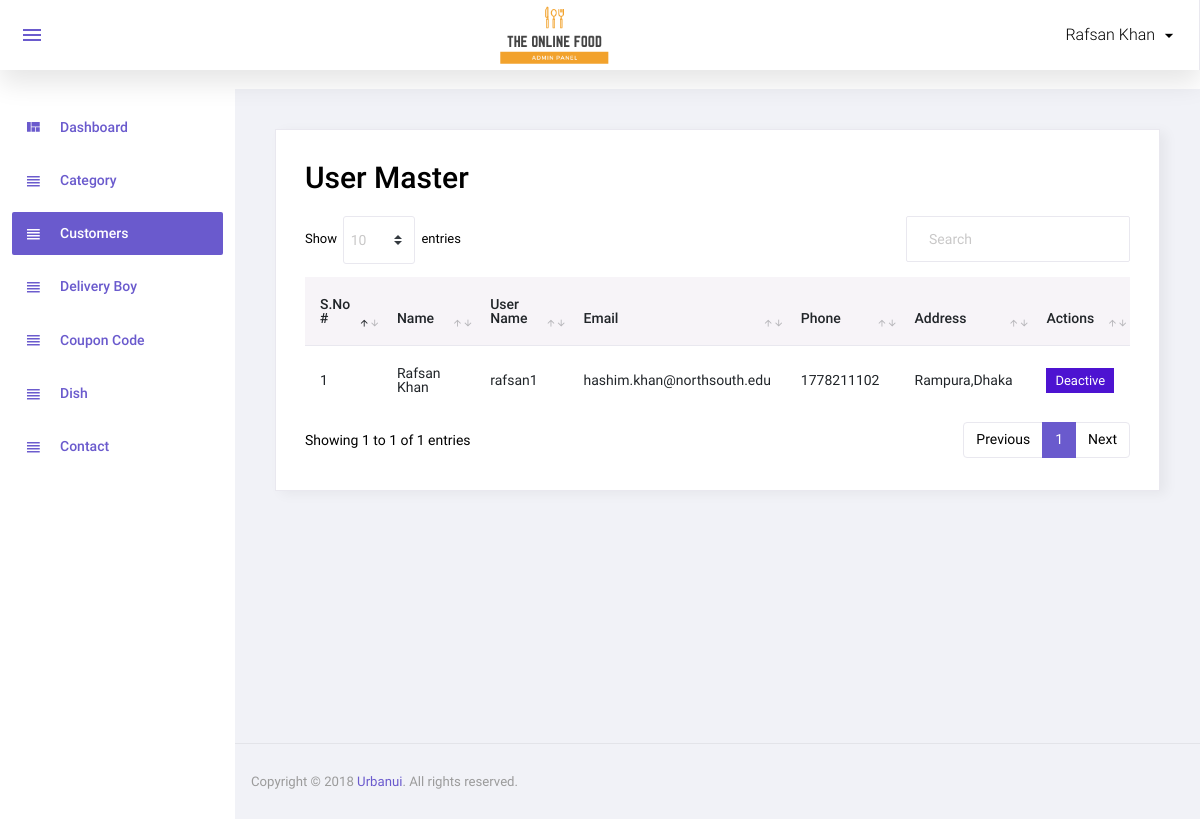
/admin/user.php (signed in), run on an earlier commit of the app's database.
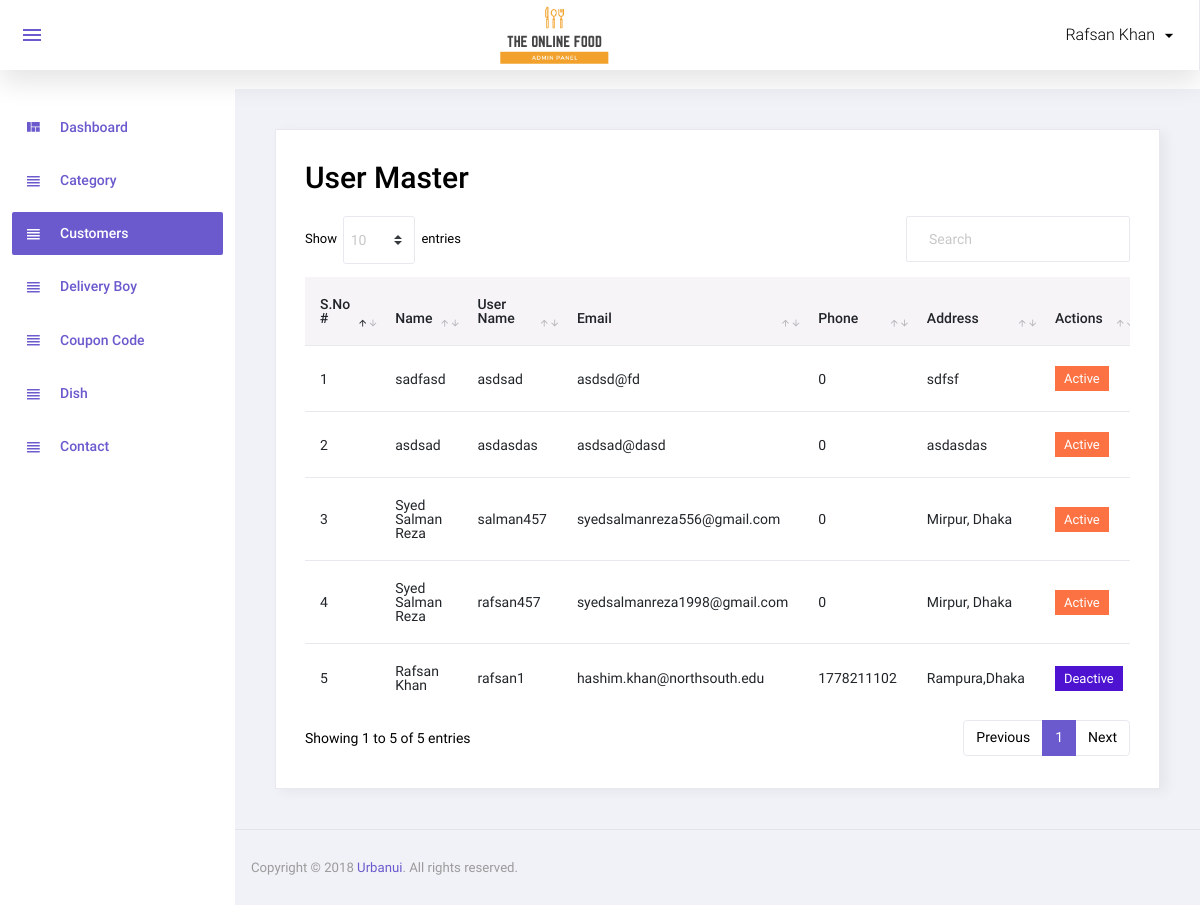
And on a later commit of the database.
### tables this page shows
CREATE TABLE `user` (
  `user_id` int(11) NOT NULL,
  `name` varchar(45) NOT NULL,
  `user_name` varchar(45) NOT NULL,
  `password` varchar(100) NOT NULL,
  `email` varchar(45) NOT NULL,
  `phone` int(11) NOT NULL,
  `address` varchar(45) NOT NULL,
  `status` int(11) NOT NULL,
  `email_verify` int(11) NOT NULL,
  `rand_str` varchar(20) NOT NULL
);

### admin/user.php (the view, shortened to what this page needs)
<?php
include('top.php');
require_once "../config.php";
$sql="select * from user order by user_id desc";
$res=mysqli_query($con,$sql);
?>
    <div class="card">
        <div class="card-body">
            <h1 class="grid_title">User Master</h1>
            <div class="row grid_box">
                <div class="col-12">
                    <div class="table-responsive">
                        <table id="order-listing" class="table">
                            <thead>
                            <tr>
                                <th width="10%">S.No #</th>
                                <th width="20%">Name</th>
                                <th width="20%">User Name</th>
                                <th width="20%">Email</th>
                                <th width="20%">Phone</th>
                                <th width="20%">Address</th>
                                <th width="15%">Actions</th>
                            </tr>
                            </thead>
                            <tbody>
                            <?php if(mysqli_num_rows($res)>0){
                                $i=1;
                                while($row=mysqli_fetch_assoc($res)){
                                    ?>
                                    <tr>
                                        <td><?php echo $i?></td>
                                        <td><?php echo $row['name']?></td>
                                        <td><?php echo $row['user_name']?></td>
                                        <td><?php echo $row['email']?></td>
                                        <td><?php echo $row['phone']?></td>
                                        <td><?php echo $row['address']?></td>
                                        <td>
                                            <?php
                                            if($row['status']==1){
                                                ?>
                                                <a href="?id=<?php echo $row['user_id']?>&type=deactive"><label class="badge badge-danger hand_cursor">Active</label></a>
                                                <?php
                                            }else{
                                                ?>
                                                <a href="?id=<?php echo $row['user_id']?>&type=active"><label class="badge badge-info hand_cursor">Deactive</label></a>
                                                <?php
                                            }
                                            ?>
                                        </td>
                                    </tr>
                                    <?php
                                    $i++;
                                } } else { ?>
                                <tr>
                                    <td colspan="5">No data found</td>
                                </tr>
                            <?php } ?>
                            </tbody>
                        </table>
                    </div>
                </div>
            </div>
        </div>
    </div>
<?php include('footer.php');?>

### admin/top.php (shortened to what this page needs)
<!DOCTYPE html>
<html lang="en">
<head>
    <link rel="stylesheet" href="assets/css/materialdesignicons.min.css">
    <link rel="stylesheet" href="assets/css/vendor.bundle.base.css">
    <link rel="stylesheet" href="assets/css/dataTables.bootstrap4.css">
    <link rel="stylesheet" href="assets/css/bootstrap-datepicker.min.css">
    <link rel="stylesheet" href="assets/css/style.css">
</head>
<body class="sidebar-light">
<div class="container-scroller">
    <nav class="navbar col-lg-12 col-12 p-0 fixed-top d-flex flex-row">
        <div class="navbar-menu-wrapper d-flex align-items-stretch justify-content-between">
            <ul class="navbar-nav mr-lg-2 d-none d-lg-flex">
                <li class="nav-item nav-toggler-item">
                    <button class="navbar-toggler align-self-center" type="button" data-toggle="minimize">
                        <span class="mdi mdi-menu"></span>
                    </button>
                </li>
            </ul>
            <div class="text-center navbar-brand-wrapper d-flex align-items-center justify-content-center">
                <a class="navbar-brand brand-logo" href="Welcome_Page.php"><img src="assets/images/logo22.png" alt="logo"/></a>
            </div>
            <ul class="navbar-nav navbar-nav-right">
                <li class="nav-item nav-profile dropdown">
                    <a class="nav-link dropdown-toggle" href="#" data-toggle="dropdown" id="profileDropdown">
                        <span class="nav-profile-name"><?php echo $_SESSION['ADMIN_USER'] ?></span>
                    </a>
                </li>
            </ul>
        </div>
    </nav>
    <div class="container-fluid page-body-wrapper">
        <nav class="sidebar sidebar-offcanvas" id="sidebar">
            <ul class="nav">
                <li class="nav-item">
                    <a class="nav-link" href="Welcome_Page.php">
                        <i class="mdi mdi-view-quilt menu-icon"></i>
                        <span class="menu-title">Dashboard</span>
                    </a>
                </li>
                <li class="nav-item">
                    <a class="nav-link" href="category.php">
                        <i class="mdi mdi-view-headline menu-icon"></i>
                        <span class="menu-title">Category</span>
                    </a>
                </li>
                <li class="nav-item">
                    <a class="nav-link" href="user.php">
                        <i class="mdi mdi-view-headline menu-icon"></i>
                        <span class="menu-title">Customers</span>
                    </a>
                </li>
                <li class="nav-item">
                    <a class="nav-link" href="delivery_boy.php">
                        <i class="mdi mdi-view-headline menu-icon"></i>
                        <span class="menu-title">Delivery Boy</span>
                    </a>
                </li>
                <li class="nav-item">
                    <a class="nav-link" href="coupon_code.php">
                        <i class="mdi mdi-view-headline menu-icon"></i>
                        <span class="menu-title">Coupon Code</span>
                    </a>
                </li>
                <li class="nav-item">
                    <a class="nav-link" href="dish.php">
                        <i class="mdi mdi-view-headline menu-icon"></i>
                        <span class="menu-title">Dish</span>
                    </a>
                </li>
                <li class="nav-item">
                    <a class="nav-link" href="contact_admin.php">
                        <i class="mdi mdi-view-headline menu-icon"></i>
                        <span class="menu-title">Contact</span>
                    </a>
                </li>
            </ul>
        </nav>
        <div class="main-panel">
            <div class="content-wrapper">

### admin/footer.php (shortened to what this page needs)
</div>
<footer class="footer">
    <div class="d-sm-flex justify-content-center justify-content-sm-between">
        <span class="text-muted text-center text-sm-left d-block d-sm-inline-block">Copyright © 2018 <a href="https://www.urbanui.com/" target="_blank">Urbanui</a>. All rights reserved.</span>
    </div>
</footer>
</div>
</div>
</div>
</body>
</html>

What changed in the data, as far as the page shows it:
added user: name "sadfasd", user_name "asdsad", email "asdsd@fd", phone "0", address "sdfsf"
added user: name "asdsad", user_name "asdasdas", email "asdsad@dasd", phone "0", address "asdasdas"
added user: name "Syed Salman Reza", user_name "salman457", email "syedsalmanreza556@gmail.com", phone "0", address "Mirpur, Dhaka"
added user: name "Syed Salman Reza", user_name "rafsan457", email "syedsalmanreza1998@gmail.com", phone "0", address "Mirpur, Dhaka"
Also different on the page:
text written by a page script: "Show entries Showing 1 to 1 of 1 entries Previous 1 Next" → "Show entries Showing 1 to 5 of 5 entries Previous 1 Next"
